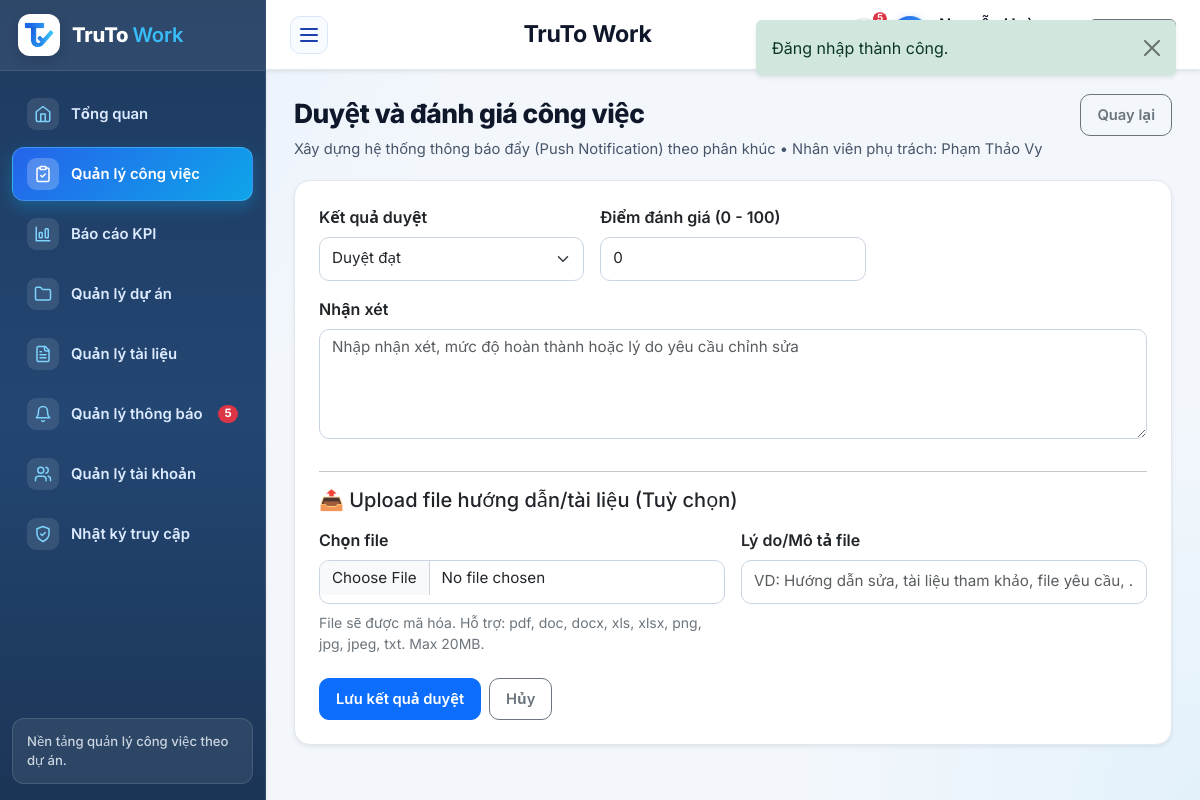
Page /index.php?route=cong_viec/review&id=15 (signed in) on the committed database.
### tables this page shows
CREATE TABLE `tai_khoan` (
  `id` int(11) NOT NULL AUTO_INCREMENT,
  `name` varchar(150) NOT NULL,
  `email` varchar(150) NOT NULL,
  `password` varchar(255) NOT NULL,
  `public_key_jwk` longtext DEFAULT NULL,
  `role` enum('admin','manager','employee') NOT NULL DEFAULT 'employee',
  `department` varchar(100) DEFAULT NULL,
  `status` enum('active','inactive') NOT NULL DEFAULT 'active',
  `created_at` datetime NOT NULL,
  PRIMARY KEY (`id`),
  UNIQUE KEY `email` (`email`)
);

CREATE TABLE `cong_viec` (
  `id` int(11) NOT NULL AUTO_INCREMENT,
  `project_id` int(11) NOT NULL,
  `title` varchar(200) NOT NULL,
  `description` text DEFAULT NULL,
  `priority` enum('low','medium','high') NOT NULL DEFAULT 'medium',
  `status` enum('new','assigned','in_progress','blocked','submitted','approved','redo') NOT NULL DEFAULT 'new',
  `deadline` datetime NOT NULL,
  `start_date` date DEFAULT NULL,
  `assignee_id` int(11) DEFAULT NULL,
  `created_by` int(11) NOT NULL,
  `expected_score` int(11) NOT NULL DEFAULT 0,
  `review_score` int(11) DEFAULT NULL,
  `review_comment` text DEFAULT NULL,
  `approved_at` datetime DEFAULT NULL,
  `created_at` datetime NOT NULL,
  `updated_at` datetime NOT NULL,
  PRIMARY KEY (`id`),
  KEY `fk_cong_viec_project` (`project_id`),
  KEY `fk_cong_viec_assignee` (`assignee_id`),
  KEY `fk_cong_viec_created_by` (`created_by`),
  CONSTRAINT `fk_cong_viec_assignee` FOREIGN KEY (`assignee_id`) REFERENCES `tai_khoan` (`id`) ON DELETE SET NULL,
  CONSTRAINT `fk_cong_viec_created_by` FOREIGN KEY (`created_by`) REFERENCES `tai_khoan` (`id`),
  CONSTRAINT `fk_cong_viec_project` FOREIGN KEY (`project_id`) REFERENCES `du_an` (`id`) ON DELETE CASCADE
);

### app/views/cong_viec/review.php (the view, shortened to what the rows shown need)
<div class="section-header">
    <div>
        <div class="section-title">Duyệt và đánh giá công việc</div>
        <p class="section-desc"><?= e($task['title']) ?> • Nhân viên phụ trách: <?= e($task['assignee_names'] ?? 'Chưa phân công') ?></p>
    </div>
    <a class="btn btn-outline-secondary" href="<?= e(route_url('cong_viec/show', ['id' => $task['id']])) ?>">Quay lại</a>
</div>
<div class="card border-0 shadow-sm">
    <div class="card-body p-4">
        <form method="post" enctype="multipart/form-data" action="<?= e(route_url('cong_viec/saveReview', ['id' => $task['id']])) ?>">
            <div class="row g-3">
                <div class="col-md-4">
                    <label class="form-label fw-semibold">Kết quả duyệt</label>
                    <select class="form-select" name="review_status">
                        <option value="approved">Duyệt đạt</option>
                    </select>
                </div>
                <div class="col-md-4">
                    <label class="form-label fw-semibold">Điểm đánh giá (0 - 100)</label>
                    <input type="number" class="form-control" name="review_score" value="<?= e((string) ($task['review_score'] ?? 0)) ?>" min="0" max="100">
                </div>
                <div class="col-md-12">
                    <label class="form-label fw-semibold">Nhận xét</label>
                    <textarea class="form-control" name="review_comment" rows="4" placeholder="Nhập nhận xét, mức độ hoàn thành hoặc lý do yêu cầu chỉnh sửa"><?= e((string) ($task['review_comment'] ?? '')) ?></textarea>
                </div>
                <div class="col-md-12">
                    <hr>
                    <h5 class="mb-3">📤 Upload file hướng dẫn/tài liệu (Tuỳ chọn)</h5>
                    <div class="row g-3">
                        <div class="col-md-6">
                            <label class="form-label fw-semibold">Chọn file</label>
                            <input type="file" class="form-control" name="manager_attachment" data-e2e-file data-recipient-url="<?= e(route_url('crypto/taskRecipients', ['id' => $task['id']])) ?>" accept=".pdf,.doc,.docx,.xls,.xlsx,.png,.jpg,.jpeg,.txt">
                            <div class="small text-secondary mt-2">
                                File sẽ được mã hóa. Hỗ trợ: pdf, doc, docx, xls, xlsx, png, jpg, jpeg, txt. Max 20MB.
                            </div>
                        </div>
                        <div class="col-md-6">
                            <label class="form-label fw-semibold">Lý do/Mô tả file</label>
                            <input type="text" class="form-control" name="upload_reason" placeholder="VD: Hướng dẫn sửa, tài liệu tham khảo, file yêu cầu, ...">
                        </div>
                    </div>
                </div>
            </div>
            <div class="mt-4 d-flex gap-2">
                <button class="btn btn-primary">Lưu kết quả duyệt</button>
                <a class="btn btn-outline-secondary" href="<?= e(route_url('cong_viec/show', ['id' => $task['id']])) ?>">Hủy</a>
            </div>
        </form>
    </div>
</div>

### app/views/layouts/main.php (shortened to what the rows shown need)
<?php
$authUser = current_user();
$currentRoute = (string) ($_GET['route'] ?? ($authUser ? 'dashboard/index' : 'home/index'));
$isPublicPage = !$authUser && str_starts_with($currentRoute, 'home/');
$isLoginPage = !$authUser && str_starts_with($currentRoute, 'auth/');
$unreadNotifCount = 0;
if ($authUser) {
    try {
        $unreadNotifCount = (new \App\Models\Notification())->unreadCount((int) $authUser['id']);
    } catch (\Throwable $e) {
        $unreadNotifCount = 0;
    }
}
?>
<!doctype html>
<html lang="vi">
<head>
    <link href="https://cdn.jsdelivr.net/npm/bootstrap@5.3.3/dist/css/bootstrap.min.css" rel="stylesheet">
    <link href="assets/css/app.css?v=20261025v6" rel="stylesheet">
</head>
<body>
<?php if ($isPublicPage): ?>
    <div class="public-site-shell">
        <header class="public-header">
            <div class="public-container public-header-inner">
                <a class="brand-public" href="<?= e(route_url('home/index')) ?>">
                    <span class="brand-public-mark">
                        <img src="assets/images/logo-icon.png" alt="TruTo Work">
                    </span>
                    <span>
                        <strong>TruTo <span class="text-primary fw-semibold">Work</span></strong>
                        <small>Quản lý công việc theo dự án</small>
                    </span>
                </a>
                <nav class="public-nav">
                    <a class="<?= $currentRoute === 'home/index' ? 'is-active' : '' ?>" href="<?= e(route_url('home/index')) ?>">Trang chủ</a>
                    <a class="<?= $currentRoute === 'home/about' ? 'is-active' : '' ?>" href="<?= e(route_url('home/about')) ?>">Giới thiệu</a>
                    <a href="<?= e(route_url('auth/login')) ?>">Đăng nhập</a>
                </nav>
            </div>
        </header>
        <main class="public-main">
            <div class="public-container">
                <?= $content ?>
            </div>
        </main>
        <footer class="public-footer">
            <div class="public-container public-footer-inner">
                <span>TruTo Work</span>
            </div>
        </footer>
    </div>
<?php else: ?>
    <div class="app-shell">
        <aside class="sidebar shadow-sm">
            <div class="sidebar-header">
                <a class="sidebar-brand text-decoration-none" href="<?= e(route_url('dashboard/index')) ?>">
                    <div class="brand-icon">
                        <img src="assets/images/logo-icon.png" alt="TruTo Work">
                    </div>
                    <div class="brand-title">TruTo <span class="brand-title-accent">Work</span></div>
                </a>
            </div>
            <nav class="sidebar-menu">
                <a class="menu-link <?= e(active_menu('dashboard/')) ?>" href="<?= e(route_url('dashboard/index')) ?>" data-short-label="TG" title="Tổng quan">
                    <span class="menu-icon" aria-hidden="true">
                        <svg xmlns="http://www.w3.org/2000/svg" width="18" height="18" viewBox="0 0 24 24" fill="none" stroke="currentColor" stroke-width="2" stroke-linecap="round" stroke-linejoin="round"><path d="m3 9 9-7 9 7v11a2 2 0 0 1-2 2H5a2 2 0 0 1-2-2z"/><polyline points="9 22 9 12 15 12 15 22"/></svg>
                    </span>
                    <span class="menu-text">Tổng quan</span>
                </a>
                <a class="menu-link <?= e(active_menu('cong_viec/')) ?>" href="<?= e(route_url('cong_viec/index')) ?>" data-short-label="CV" title="Quản lý công việc">
                    <span class="menu-icon" aria-hidden="true">
                    </span>
                    <span class="menu-text">Quản lý công việc</span>
                </a>
                <a class="menu-link <?= e(active_menu('kpi/')) ?>" href="<?= e(route_url('kpi/index')) ?>" data-short-label="KPI" title="Báo cáo KPI">
                    <span class="menu-icon" aria-hidden="true">
                        <svg xmlns="http://www.w3.org/2000/svg" width="18" height="18" viewBox="0 0 24 24" fill="none" stroke="currentColor" stroke-width="2" stroke-linecap="round" stroke-linejoin="round"><path d="M3 3v18h18"/><rect width="4" height="7" x="7" y="10" rx="1"/><rect width="4" height="12" x="15" y="5" rx="1"/></svg>
                    </span>
                    <span class="menu-text">Báo cáo KPI</span>
                </a>
                <a class="menu-link <?= e(active_menu('du_an/')) ?>" href="<?= e(route_url('du_an/index')) ?>" data-short-label="DA" title="Quản lý dự án">
                    <span class="menu-icon" aria-hidden="true">
                        <svg xmlns="http://www.w3.org/2000/svg" width="18" height="18" viewBox="0 0 24 24" fill="none" stroke="currentColor" stroke-width="2" stroke-linecap="round" stroke-linejoin="round"><path d="M20 20a2 2 0 0 0 2-2V8a2 2 0 0 0-2-2h-7.9a2 2 0 0 1-1.69-.9L9.6 3.9A2 2 0 0 0 7.93 3H4a2 2 0 0 0-2 2v13a2 2 0 0 0 2 2Z"/></svg>
                    </span>
                    <span class="menu-text">Quản lý dự án</span>
                </a>
                <?php if (in_array($authUser['role'], ['manager', 'admin'], true)): ?>
                    <a class="menu-link <?= e(active_menu('files/') ?: active_menu('tai_lieu/')) ?>" href="<?= e(route_url('files/index')) ?>" data-short-label="TL" title="Quản lý tài liệu">
                        <span class="menu-icon" aria-hidden="true">
                        </span>
                        <span class="menu-text">Quản lý tài liệu</span>
                    </a>
                <?php endif; ?>
                <?php $notifMenuTitle = in_array($authUser['role'], ['manager', 'admin'], true) ? 'Quản lý thông báo' : 'Xem thông báo'; ?>
                <a class="menu-link <?= e(active_menu('thong_bao/')) ?>"
                   href="<?= e(route_url('thong_bao/index')) ?>"
                   data-short-label="TB"
                   title="<?= e($notifMenuTitle) ?>">
                    <span class="menu-icon" aria-hidden="true">
                        <svg xmlns="http://www.w3.org/2000/svg" width="18" height="18" viewBox="0 0 24 24" fill="none" stroke="currentColor" stroke-width="2" stroke-linecap="round" stroke-linejoin="round"><path d="M6 8a6 6 0 0 1 12 0c0 7 3 9 3 9H3s3-2 3-9"/><path d="M10.3 21a1.94 1.94 0 0 0 3.4 0"/></svg>
                    </span>
                    <span class="menu-text flex-grow-1"><?= e($notifMenuTitle) ?></span>
                    <?php if ($unreadNotifCount > 0): ?>
                        <span class="badge rounded-pill text-bg-danger menu-badge"><?= e((string) $unreadNotifCount) ?></span>
                    <?php endif; ?>
                </a>
                <?php if ($authUser['role'] === 'admin'): ?>
                    <a class="menu-link <?= e(active_menu('tai_khoan/')) ?>" href="<?= e(route_url('tai_khoan/index')) ?>" data-short-label="TK" title="Quản lý tài khoản">
                        <span class="menu-icon" aria-hidden="true">
                        </span>
                        <span class="menu-text">Quản lý tài khoản</span>
                    </a>
                    <a class="menu-link <?= e(active_menu('nhat_ky/')) ?>" href="<?= e(route_url('nhat_ky/index')) ?>" data-short-label="NK" title="Nhật ký truy cập">
                        <span class="menu-icon" aria-hidden="true">
                            <svg xmlns="http://www.w3.org/2000/svg" width="18" height="18" viewBox="0 0 24 24" fill="none" stroke="currentColor" stroke-width="2" stroke-linecap="round" stroke-linejoin="round"><path d="M12 22s8-4 8-10V5l-8-3-8 3v7c0 6 8 10 8 10"/><path d="m9 12 2 2 4-4"/></svg>
                        </span>
                        <span class="menu-text">Nhật ký truy cập</span>
                    </a>
                <?php endif; ?>
            </nav>
            <div class="sidebar-footer">
                <div class="sidebar-footer-text">Nền tảng quản lý công việc theo dự án.</div>
            </div>
        </aside>
        <div class="main-shell">
            <header class="topbar shadow-sm">
                <button class="sidebar-toggle" type="button" aria-label="Thu gọn hoặc mở menu" aria-expanded="true" data-sidebar-toggle>
                    <span></span><span></span><span></span>
                </button>
                <div class="page-info">
                    <div class="page-label">TruTo Work</div>
                </div>
                <div class="topbar-user">
                    <a class="btn btn-light border position-relative p-0 d-inline-flex align-items-center justify-content-center rounded-circle"
                       style="width: 34px; height: 34px; min-height: 34px;"
                       href="<?= e(route_url('thong_bao/index', ['tab' => 'inbox'])) ?>"
                       title="Thông báo của bạn"
                       aria-label="Thông báo của bạn">
                        <?php if ($unreadNotifCount > 0): ?>
                            <span class="position-absolute top-0 start-100 translate-middle badge rounded-pill text-bg-danger"
                                  style="font-size: 0.62rem; padding: 0.18em 0.4em;">
                                <?= e($unreadNotifCount > 99 ? '99+' : (string) $unreadNotifCount) ?>
                            </span>
                        <?php endif; ?>
                    </a>
                    <div class="avatar-badge"><?= e(strtoupper(substr($authUser['name'], 0, 1))) ?></div>
                    <div class="d-none d-sm-block">
                        <div class="fw-semibold text-truncate" style="max-width: 140px;"><?= e($authUser['name']) ?></div>
                        <div class="small text-secondary"><?= e(role_label($authUser['role'])) ?></div>
                    </div>
                    <a class="btn btn-outline-secondary btn-sm" href="<?= e(route_url('auth/logout')) ?>" title="Đăng xuất">
                        <span class="d-none d-md-inline">Đăng xuất</span>
                    </a>
                </div>
            </header>
            <main class="content-shell">
                <?= $content ?>
            </main>
        </div>
    </div>
<?php endif; ?>
</body>
</html>

### rows in the picture
tai_khoan: role "Quản lý thông báo"
cong_viec: title "Xây dựng hệ thống thông báo đẩy (Push Notification) theo phân khúc", review_score "0"

### other values in the picture
$flash['message'] "Đăng nhập thành công."
$unreadNotifCount "5"
$unreadNotifCount > 99 ? '99+' : (string) $unreadNotifCount "5"
$task['assignee_names'] "Phạm Thảo Vy"
